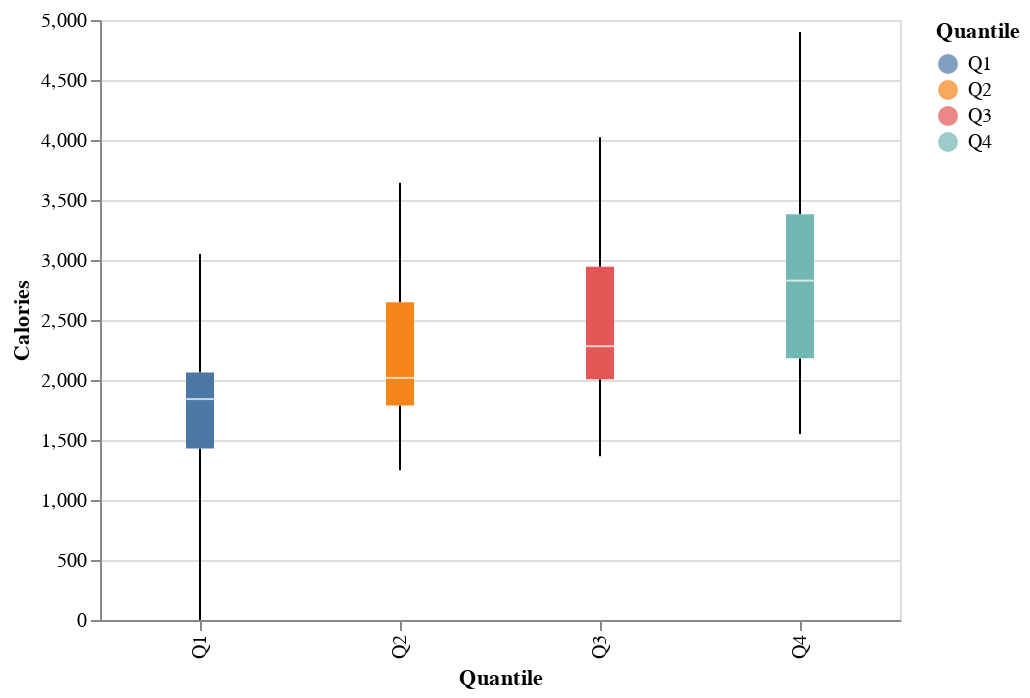

The cell this chart's notebook holds for it:
### Code cell
# selection = alt.selection_single(fields=['Quantile'], bind='legend')

alt.Chart(test_df).mark_boxplot(extent='min-max').encode(
    x='Quantile:O',
    y='Calories:Q',
    color='Quantile',
    # opacity=alt.condition(selection, alt.value(1), alt.value(0.2))
).properties(
    width=400
)

### Figure 1 — Vega-Lite specification as saved in the notebook (floating-point values rounded to 4 significant figures; data arrays with more than 128 entries replaced by an {"elided": "..."} marker saying what was removed)
{"config": {"view": {"continuousWidth": 400, "continuousHeight": 300}}, "data": {"name": "data-a9d20dc5040453a8129bf97c57e96e1f"}, "mark": {"type": "boxplot", "extent": "min-max"}, "encoding": {"color": {"field": "Quantile", "type": "nominal"}, "x": {"field": "Quantile", "type": "ordinal"}, "y": {"field": "Calories", "type": "quantitative"}}, "width": 400, "$schema": "https://vega.github.io/schema/vega-lite/v4.17.0.json", "datasets": {"data-a9d20dc5040453a8129bf97c57e96e1f": {"elided": "940 records"}}}
